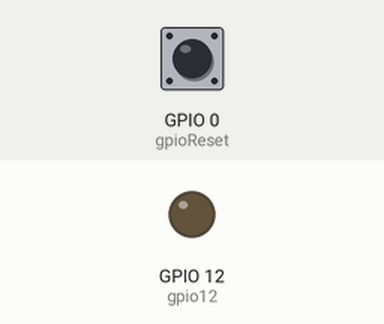
Recording of a sketch running on a simulated ESP8266 (NodeMCU). On the bench: output pins drawn as LEDs (lit = HIGH). The test bench sets the inputs (shaded band); at power-on: GPIO 0 (gpioReset) HIGH. WiFi joins after 1.5 s; servers stay silent unless stated; uploads are accepted with an empty reply; what the sketch prints to the serial monitor is not drawn.

Above: at 0.1 s.
At 2.0 s:
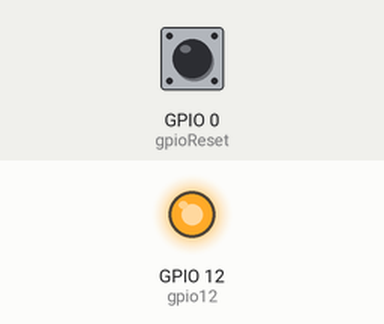
Timing chart, 0 to 3.5 s (numbered marks = the images above):
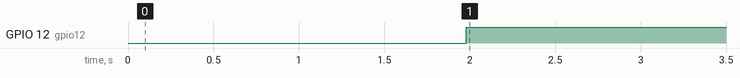

Measured:
- by itself, GPIO 12 (gpio12): LOW → HIGH at 2.0 s

The sketch:

kincony_01.ino
```cpp
#include <FS.h>
#include <ESP8266WiFi.h>
#include <ESP8266WiFiMulti.h>
#include <ArduinoJson.h>
#include <DNSServer.h>
#include <ESP8266WebServer.h>
#include <WiFiManager.h>
#include <ESP8266HTTPClient.h>

ESP8266WiFiMulti WiFiMulti;

char http_server[40];

bool shouldSaveConfig = false;
int delayInterval = 3000;

//GPION12 => D6
int gpio12 = 12;
int gpioReset = 0;

void setup() {
  Serial.begin(9600);

  WiFiManager wifiManager;

  //reset saved settings need for debug for production uncomment for debug
  //wifiManager.resetSettings();


  wifiManager.autoConnect();
  pinMode(gpio12, OUTPUT);
  pinMode(gpioReset, INPUT_PULLUP);

  while(!checkDevice()) {
    delay(3000);
  }

}

/**
 * Check device, if device not find our database, then add it.
 * return boolean, if device find or was add, will be return true, else return false.
 */
bool checkDevice() {
    if ((WiFiMulti.run() == WL_CONNECTED)) {

      HTTPClient http;
      int httpCode = 0;

      String mac =  WiFi.macAddress();
      String addDeviceQuery = "http://jingjing.fenglinfl.com/public/index.php/install/device?mac=";

      http.begin(addDeviceQuery + mac);
      httpCode = http.GET();

      if (httpCode == 201) {
        Serial.println("Saved device");
      }

      if (httpCode == 200) {
        Serial.println("DB have device");
      }

      if (httpCode == 0) {
        Serial.println("Error: http code 0");
      }

      return true;
    } else {

      return false;

    }
}

void loop() {
  int httpCode = 0;

  //reset
  int reset_level = digitalRead(gpioReset);

  Serial.print("reset_level: ");
  Serial.println(reset_level);

  WiFiManager wifiManager;

  if (reset_level == 0) {

      wifiManager.resetSettings();
      WiFi.disconnect(true);
      delay(2000);
      ESP.reset();
  }

  if((WiFiMulti.run() == WL_CONNECTED)) {

    Serial.println('.');
    HTTPClient http;

    Serial.print("[HTTP] begin...\n");
    String mac =  WiFi.macAddress();

    //check status
    String checkStatusQuery = "http://jingjing.fenglinfl.com/public/index.php/check-interval?mac=";

    http.begin(checkStatusQuery + mac);
    Serial.println(checkStatusQuery + mac);

    httpCode = http.GET();

    if (httpCode > 0) {
      Serial.printf("[HTTP] GET... code: %d\n", httpCode);

      //if http code 204 then disable relay
      if (httpCode == 204) {
          delayInterval = 3000;
          digitalWrite(gpio12, LOW);
      }

      if (httpCode == 205) {
          //String clearResetQuery = "http://jingjing.fenglinfl.com/public/index.php/clear-reset?mac=";
          //http.begin(clearResetQuery + mac);
          //Serial.println(clearResetQuery + mac);

          //delay(3000);
          wifiManager.resetSettings();
          WiFi.disconnect(true);
          delay(2000);
          ESP.reset();
      }

      //if http code 200 then enable relay
      if (httpCode == 200) {
          String json = http.getString();
          StaticJsonBuffer<200> jsonBuffer;
          JsonObject& object = jsonBuffer.parseObject(json);
          String intervalStr = object["interval"];
          int interval = intervalStr.toInt();

          delayInterval = interval*1000;

          digitalWrite(gpio12, HIGH);

          Serial.println("Active");
      }

      //if http code 500 then disable relay
      if (httpCode == 500) {
          delayInterval = 5000;
          digitalWrite(gpio12, LOW);
      }

    } else {

      delayInterval = 5000;
      Serial.printf("[HTTP] GET... failed, error: %s\n", http.errorToString(httpCode).c_str());

    }
  } else {
      wifiManager.autoConnect();
  }

  delay(delayInterval);
}
```
